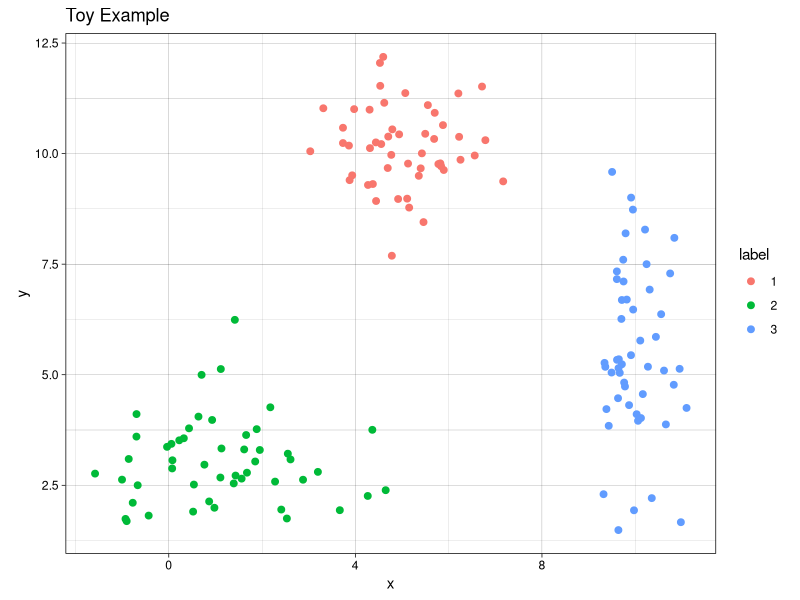
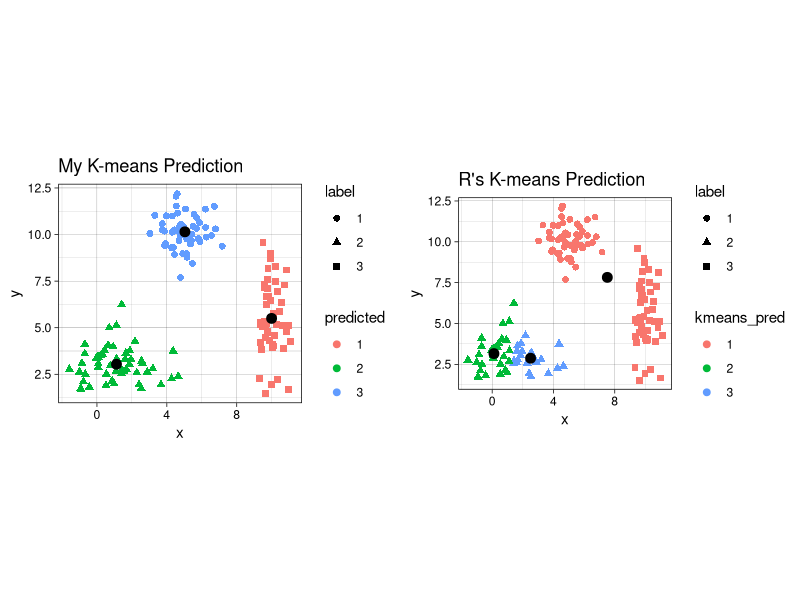
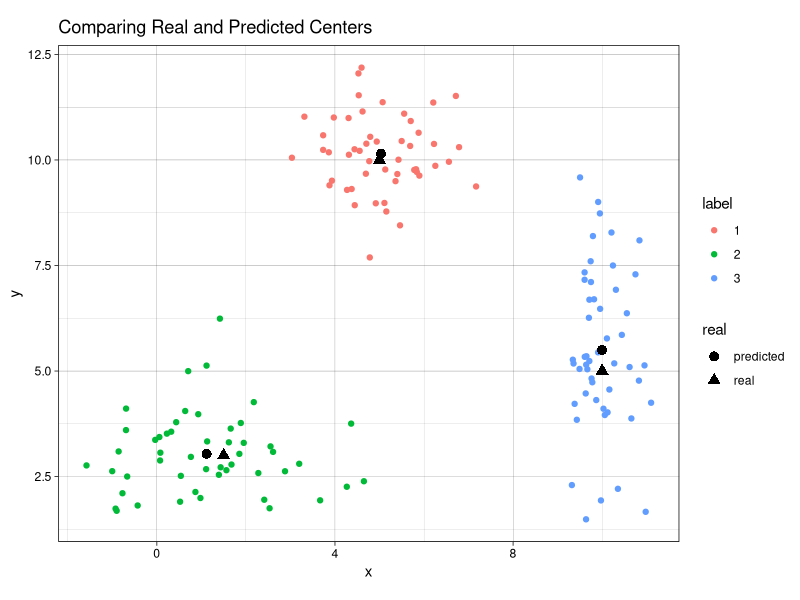
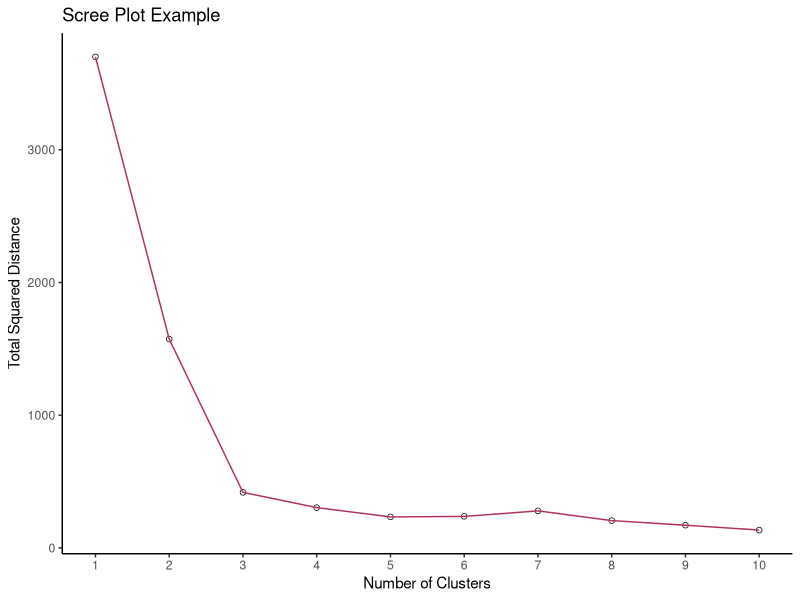

R code for these plots, in order:
## ---- chunk 1
knitr::opts_chunk$set(
  fig.path = "images/"
)
## ---- chunk 2

## ---- chunk 3
# first create individual clusters with different distribution parameters
set.seed(123) # setting a seed for reproducibility

x1 <- rnorm(50, mean = 5, sd = 1)
y1 <- rnorm(50, mean = 10, sd = 1)
df1 <- data.frame(x = x1, y = y1, label = 1)

x2 <- rnorm(50, mean = 1.5, sd = 1.5)
y2 <- rnorm(50, mean = 3, sd = 1)
df2 <- data.frame(x = x2, y = y2, label = 2)

x3 <- rnorm(50, mean = 10, sd = 0.5)
y3 <- rnorm(50, mean = 5, sd = 2)
df3 <- data.frame(x = x3, y = y3, label = 3)

combined <- rbind(df1, df2, df3)
combined$label <- as.factor(combined$label) # label must be converted into a factor since it will be interpreted as a continuous variable, which it is not.
## ---- chunk 4
library(ggplot2)
th <- theme_linedraw() # setting the theme for the plots
tiff('./images/plot1.tiff', units="in", width=5, height=3, res=300)

ggplot(combined, aes(x= x, y = y)) +
  geom_point(aes(color=label), size = 2) +
  labs(title = "Toy Example") + 
  th + theme(aspect.ratio = 0.8) 

garb <- dev.off()
## ---- chunk 5
my_kmeans <- function(df, n_clusters){ # the function will take a dataframe and num clusters as input
  # first, get the range of possible values to initiate random centers
  
  Z_hist <- data.frame()          # create history of Z and centers to see progress of iterations
  C_hist <- data.frame()
  
  Z <- rep(-1, nrow(df))     # Z are our indicator variable, we need to set placeholders for these variables that are different values. values don't matter as long as they are different from each other
 
   Z_new <- rep(0, nrow(df))  # these variables will tell the algorithm when to stop iterations
  
  centers <- array(0, dim = c(n_clusters, ncol(df)) ) # create a placeholder for centers array
  # now we can initialize random centers

  min <- min(df[,1])
  max <- max(df[,2])  
  for(row in seq(1, n_clusters)){
    for(col in seq(1, dim(centers)[2] ))
      centers[row, col] <- runif(1, min, max)
  }
  
  # now that we have the centers, we need to find differences between each point from each cluster
  # we will create a distance matrix
  
  Dist <- array(0, dim = c(nrow(df), n_clusters ) )
  
  iteration = 0 # keep track of iterations
  while(sum(Z-Z_new) !=0 ){ # keep iterating until Z and Z_new are equal
    
    Z_add <- data.frame(Z = Z_new, iteration = iteration)
    C_add <- data.frame(centers, iteration = iteration)
    
    Z_hist <- rbind(Z_hist, Z_add) # appending new iterations to keep track of the history
    C_hist <- rbind(C_hist, C_add)
    
    Z <- Z_new
    for(center in seq(1, nrow(centers))){
      distance <- apply(df, 1, function(x) sum((x - centers[center, ])^2) ) # compute euclidian distance 
      for(x in seq(1, length(distance))){
        Dist[x, center] <- distance[x] # filling in distance matrix with euclidian distances
      }
    }
    
    Z_new <- max.col(-Dist) # note that max.col function finds the column that has the maximum value.
                            # since we want to find the minimum distance, we invert by distance matrix
                            # by multiplying the whole matrix by -1. 
    
    # next, we need to move the centers since the center values for each cluster has changed
    
    for(center in seq(1, n_clusters)){
      for(var in seq(1, ncol(centers) )){
        if(sum(Z_new==center) ==0 ) centers[center, var] = centers[center, var]
        else centers[center, var] <- mean(df[Z_new == center, var])
      }
    }

    iteration = iteration + 1
  }
  # cat('Took', iteration - 1, 'iterations to converge!')
  Z_hist$prediction <- as.factor(Z_hist$Z)
  Z_new <- as.factor(Z_new)
  output <- list(Z_new, centers, Z_hist, C_hist)
  return(output)
}

## ---- chunk 6
library(gganimate)

no_labs = combined[,1:2]

prediction <- my_kmeans(no_labs, 3)
Z_hist <- cbind(combined, prediction[[3]])
c_hist <- prediction[[4]]

g <- ggplot(Z_hist, aes(x = x, y = y)) +
  geom_point(aes(color = prediction, shape = label), size = 1) +
  geom_point(data = c_hist, aes(x = X1, y = X2), size = 2) +
  labs(title = 'Iteration: {frame_time}') +
  th + theme(text = element_text(size = 5)) +
  transition_time(iteration) 

animate(g, nframes=  length(unique(Z_hist$iteration)), fps = 1,
        width = 1000, height=800, res = 300)
## ---- chunk 7
combined$predicted <- as.factor(prediction[[1]]) # remeber to convert the integer values to  factors
centers <- prediction[[2]]

kmeans <- kmeans(no_labs, 3)

combined$kmeans_pred <- as.factor(kmeans$cluster)

g1 <- ggplot(combined, aes(x = x, y = y)) + 
  geom_point(aes(color = predicted, shape = label), size = 2) +
  geom_point(data = data.frame(centers), aes(X1, X2), size = 3) +
  labs(title = 'My K-means Prediction') +
  th + theme(aspect.ratio = 0.9)

g2 <- ggplot(combined, aes(x=x , y = y)) +
  geom_point(aes(color = kmeans_pred, shape = label), size = 2) +
  geom_point(data = data.frame(data.frame(kmeans$centers)), aes(x, y), size = 3) +
  labs(title = "R's K-means Prediction") +
  th + theme(aspect.ratio = 0.9)

library(gridExtra) # import library to display graphs in a grid

tiff('./images/plot2.tiff', units="in", width=10, height=5, res=600)

grid.arrange(g1, g2, nrow=1, respect=TRUE)

garb <- dev.off()
## ---- chunk 8
predicted_centers <- tail(c_hist, 3)[,-3] # k-means predicted centers
predicted_centers$real <- 'predicted'

real_centers <- matrix(c(5,10,1.5,3,10,5), byrow = TRUE, ncol=2) # generated data from these centers
real_centers <- data.frame(real_centers)
real_centers$real <- 'real'

both_centers <- rbind(predicted_centers, real_centers)

tiff('./images/plot3.tiff', units="in", width=5, height=3, res=300)
 
ggplot(combined, aes(x = x, y = y)) +
  geom_point(aes(color = label)) +
  geom_point(data = both_centers, aes(x= X1,y= X2, shape = real), size = 3) +
  labs(title = 'Comparing Real and Predicted Centers') +
  th + theme(aspect.ratio = 0.8)

garb <- dev.off()
## ---- chunk 9
# first create function to determine total distance from clusters
# pass in the data (raw data), the predicted labels from k means, and the centers
find_distances <- function(data, predicted_labs, centers){
  # first prepare dataframes for computations
  merged <- cbind(data, center = predicted_labs) # combining the raw data with the predicted labs
  # center_lab <- data.frame(centers, center = 1:nrow(centers))
  #merged2 <- merge(merged1, center_lab)
  tot_sq_dist <- 0 # initialize total square distacnce
  
  for(cen in 1:nrow(centers)){
    cluster_points <- merged[merged$center==cen,  colnames(merged) != 'center']
    if(nrow(cluster_points)!=0){
      expand_centers <- matrix(rep(centers[cen,], nrow(cluster_points)), ncol = 2, byrow=TRUE)
      sq_dist <- sum((cluster_points - expand_centers)^2)
      tot_sq_dist <- tot_sq_dist + sq_dist
    }
  }
  return(tot_sq_dist)  
}

km <- my_kmeans(no_labs, 4)
predicted_labs <- km[[1]]
centers <- km[[2]]
find_distances(no_labs, predicted_labs, centers)
## ---- chunk 10
lab_hist <- data.frame() # initialize histories
cen_hist <- data.frame()
dist_hist <- data.frame()

num_clusters <- 10
for(clusters in 1:num_clusters){
  km <- my_kmeans(no_labs, n_clusters = clusters)
  
  new_df <- no_labs
  new_df$pred <- km[[1]]
  new_df$num_clusters <- clusters
  
  centers <- data.frame(km[[2]])
  centers$num_clusters <- clusters
  
  lab_hist <- rbind(lab_hist, new_df)
  cen_hist <- rbind(cen_hist, centers)
  
  sq_dist <- find_distances(no_labs, new_df$pred,
                                    as.matrix(centers[,colnames(centers) != 'num_clusters']))
  sq_dist_df <- data.frame(sq_dist, num_clusters = clusters)
  dist_hist <- rbind(dist_hist, sq_dist_df)
}

tiff('./images/scree.tiff', units="in", width=5, height=3, res=300)

ggplot(dist_hist, aes(x = num_clusters, y = sq_dist)) +
  geom_point() +
  geom_point(color = 'white', size = 1) +
  geom_line(color = 'maroon') +
  labs(title = 'Scree Plot Example') + xlab('Number of Clusters') + ylab('Total Squared Distance') +
  scale_x_continuous(breaks = 0:num_clusters+1) + theme_classic()
  
garb <- dev.off()

# create the gif
g <- ggplot(lab_hist, aes(x,y)) +
  geom_point(aes(color = pred)) +
  geom_point(data = cen_hist, aes(X1, X2)) +
  labs(title = 'Num clusters: {frame_time}') +
  th + theme(text = element_text(size = 5)) +
  transition_time(num_clusters) 
  
animate(g, nframes =  num_clusters, fps = 1,
        width = 1000, height=800, res = 300)
